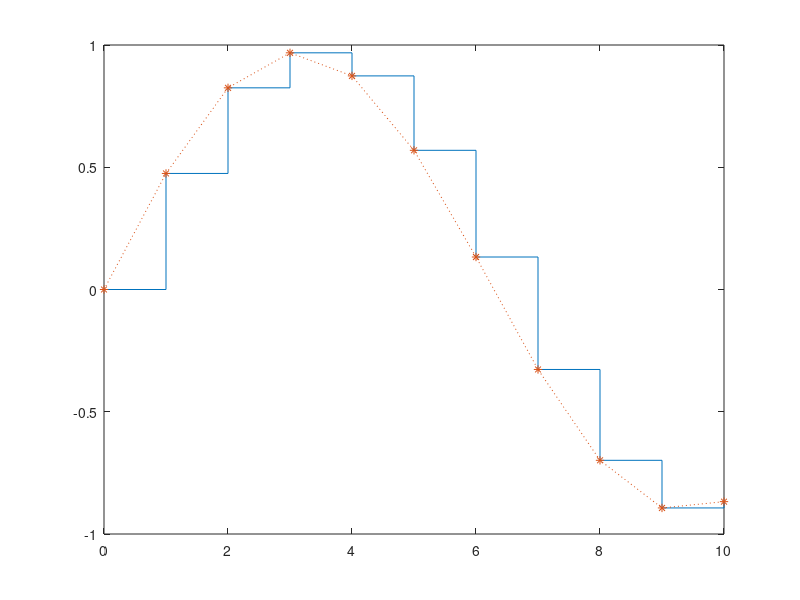

Write the MATLAB code that produced this figure. (Note: this script raises an error after producing the figure.)
% [绘图]阶梯图
% function Example10
% h0=figure('toolbar','none',...
%     'position',[200 150 450 400],...
%     'name','Example10');
a=0.01;
b=0.5;
t=0:10;
f=exp(-a*t).*sin(b*t);
stairs(t,f)
hold on
plot(t,f,':*')
hold off
glabel='函数e^{-(\alpha*t)}sin\beta*t的阶梯图';
gtext(glabel,'fontsize',16)
axis([0 10 -1.2 1.2])